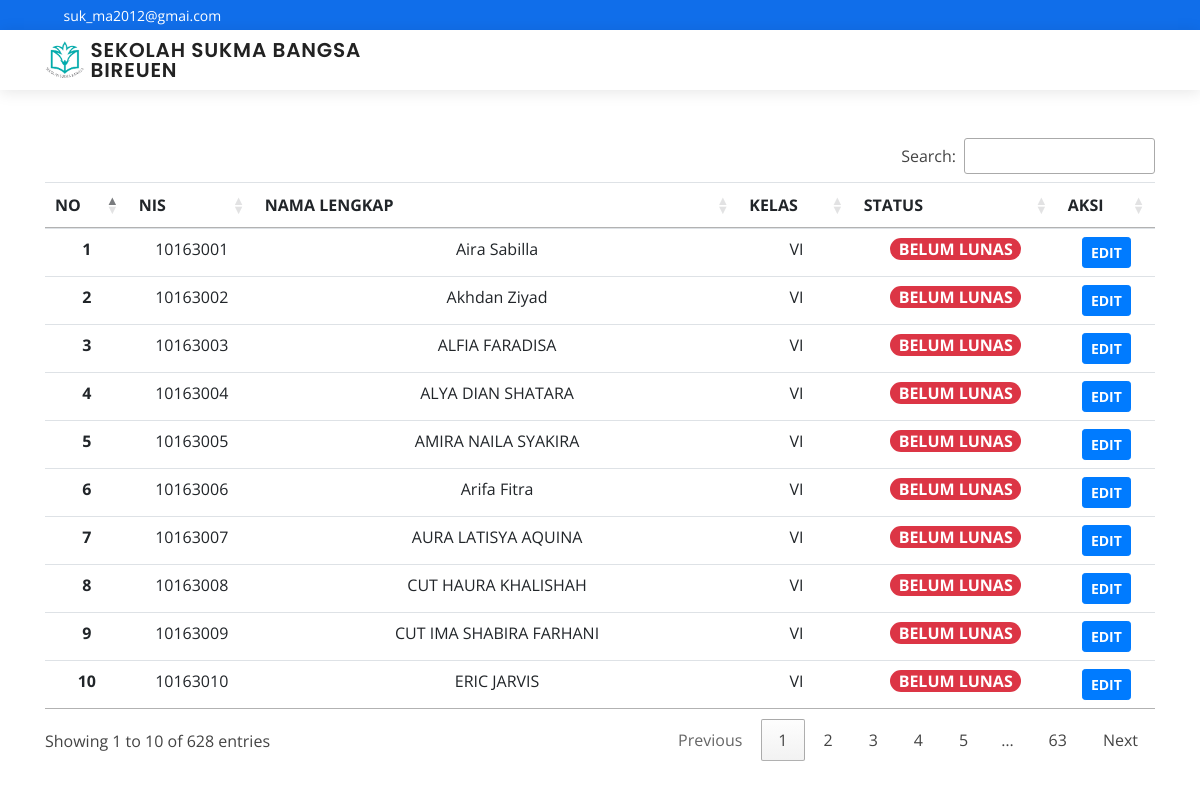
Screenshot of /index.php/hal/edit with the database file from the repository.
### tables this page shows
CREATE TABLE `data` (
  `nis` varchar(15) NOT NULL,
  `nama` varchar(255) NOT NULL,
  `kelas` varchar(30) NOT NULL,
  `jenjang` varchar(255) NOT NULL,
  `status` varchar(20) NOT NULL,
  `keterangan` varchar(255) NOT NULL
);

### application/controllers/Hal.php (called while the page is built, shortened)
<?php
class Hal extends CI_Controller {
	public function edit(){
        $data['edit'] = $this->M_ppdb->tampilsiswa2()->result();
            $this->load->view('edit',$data);
	}
}

### index.php (called while the page is built, shortened)
<?php
require_once BASEPATH.'core/CodeIgniter.php';

### application/models/M_ppdb.php (called while the page is built, shortened)
<?php
class M_ppdb extends CI_Model
{
    public function tampilsiswa2()
    {
        return $this->db->query("SELECT * FROM data");
    }
}

### application/views/edit.php (the view, shortened to what this page needs)
<!doctype html>
<html lang="en">
  <head>
    <link rel="stylesheet" href="https://cdn.jsdelivr.net/npm/bootstrap@4.5.3/dist/css/bootstrap.min.css">
    <link rel="stylesheet" href="https://cdn.jsdelivr.net/npm/bootstrap-select@1.13.14/dist/css/bootstrap-select.min.css">
  <link href="<?=base_url()?>assets/vendor/bootstrap/css/bootstrap.min.css" rel="stylesheet">
  <link href="<?=base_url()?>assets/vendor/icofont/icofont.min.css" rel="stylesheet">
  <link href="<?=base_url()?>assets/vendor/boxicons/css/boxicons.min.css" rel="stylesheet">
  <link href="<?=base_url()?>assets/vendor/owl.carousel/assets/owl.carousel.min.css" rel="stylesheet">
  <link href="<?=base_url()?>assets/vendor/venobox/venobox.css" rel="stylesheet">
  <link href="<?=base_url()?>assets/vendor/aos/aos.css" rel="stylesheet">
  <link href="https://cdn.datatables.net/1.10.24/css/dataTables.bootstrap4.min.css" rel="stylesheet">
  <link rel="stylesheet" type="text/css" href="//cdn.datatables.net/1.10.22/css/jquery.dataTables.min.css">
  <link href="<?=base_url()?>assets/css/style.css" rel="stylesheet">
  </head>
  <body  >
  <div id="topbar" class="d-none d-lg-flex align-items-center">
    <div class="container d-flex">
      <div class="contact-info mr-auto">
      <i class="icofont-envelope"></i> <a>suk_ma2012@gmai.com</a>
      </div>
      <div class="social-links">
        <a href="#" class="twitter"><i class="icofont-twitter"></i></a>
        <a href="#" class="facebook"><i class="icofont-facebook"></i></a>
        <a href="#" class="instagram"><i class="icofont-instagram"></i></a>
        <a href="#" class="skype"><i class="icofont-skype"></i></a>
        <a href="#" class="linkedin"><i class="icofont-linkedin"></i></i></a>
      </div>
    </div>
  </div>
  <header id="header">
    <div class="container d-flex align-items-center">
    <img class="d-print-none" src="<?=base_url()?>assets22/img/favicon.png" alt="" width="40px"><h2  class="logo mr-auto d-print-none"><a href="<?=base_url()?>">&nbsp;SEKOLAH SUKMA BANGSA<br>&nbsp;BIREUEN<span></span></a></h2></img>
    </div>
  </header>
    <div class="container text-center">
    <br>
</div>
<br>
    <div class="container">
    <table class="table table-hover" id="example">
          <thead class="text-center">
            <tr>
              <th scope="col">NO</th>
              <th scope="col">NIS</th>
              <th scope="col">NAMA LENGKAP</th>
              <th scope="col">KELAS</th>
              <th scope="col">STATUS</th>
              <th scope="col" >AKSI</th>
            </tr>
          </thead>
          <tbody>
          <?php $i = 1;
	        foreach ($edit as $data) : ?>
		<tr class="nomor text-center">
            <th scope="row"><?php echo $i ;?></th>
            <td><?php echo $data->nis;?></td>
            <td><?php echo $data->nama;?></td>
            <td><?php echo $data->kelas;?></td>
    <?php
    $status= $data->status;
      if ($status=="Antrian") {
        $class="btn-warning";
      }elseif($status=="Diterima"){
        $class="btn-info";
      }
      else{
        $class="btn-danger";
      }
    ?>
            <td><a class="font-weight-bold text-uppercase <?= $class;?> rounded-pill" href="#" role="button">&nbsp&nbsp<?php echo $data->status?>&nbsp&nbsp</a></td>
            <td><?php echo anchor('hal/editstatus/'.$data->nis,'<div class="btn btn-primary btn-sm"><b>EDIT</b></div>')?></td>
		</tr>
		<?php $i++; ?>
	<?php endforeach ;?>
          </tbody>
        </table>
    </div>
  </body>
</html>

### assets/css/style.css (style rules this page uses)
body { font-family: "Open Sans", sans-serif; color: #444444; }
a { color: #106eea; }
h1, h2, h3, h4, h5, h6 { font-family: "Roboto", sans-serif; }
#topbar { background: #106eea; height: 30px; font-size: 14px; transition: all 1s; color: #fff; }
#topbar .contact-info a { line-height: 1; color: #fff; transition: 0.3s; }
#topbar .contact-info i { padding-right: 4px; margin-left: 15px; }
#topbar .contact-info i:first-child { margin-left: 0; }
#topbar .social-links a { color: rgba(255, 255, 255, 0.6); padding-left: 15px; display: inline-block; line-height: 1px; transition: 0.3s; }
#header { background: #fff; transition: all 1s; z-index: 900; padding: 10px 0; top: 0px; height: 60px; box-shadow: 0px 2px 15px rgba(0, 0, 0, 0.1); }
#header .logo { font-size: 20px; margin: 0; padding: 0; line-height: 1; font-weight: 600; letter-spacing: 0.8px; font-family: "Poppins", sans-serif; }
#header .logo a { color: #222222; }

### rows the page displays
data: nis "10163001", nama "Aira Sabilla", kelas "VI", status "BELUM LUNAS", nis "EDIT"
data: nis "10163002", nama "Akhdan Ziyad", kelas "VI", status "BELUM LUNAS", nis "EDIT"
data: nis "10163003", nama "ALFIA FARADISA", kelas "VI", status "BELUM LUNAS", nis "EDIT"
data: nis "10163004", nama "ALYA DIAN SHATARA", kelas "VI", status "BELUM LUNAS", nis "EDIT"
data: nis "10163005", nama "AMIRA NAILA SYAKIRA", kelas "VI", status "BELUM LUNAS", nis "EDIT"
data: nis "10163006", nama "Arifa Fitra", kelas "VI", status "BELUM LUNAS", nis "EDIT"
data: nis "10163007", nama "AURA LATISYA AQUINA", kelas "VI", status "BELUM LUNAS", nis "EDIT"
data: nis "10163008", nama "CUT HAURA KHALISHAH", kelas "VI", status "BELUM LUNAS", nis "EDIT"
data: nis "10163009", nama "CUT IMA SHABIRA FARHANI", kelas "VI", status "BELUM LUNAS", nis "EDIT"
data: nis "10163010", nama "ERIC JARVIS", kelas "VI", status "BELUM LUNAS", nis "EDIT"
